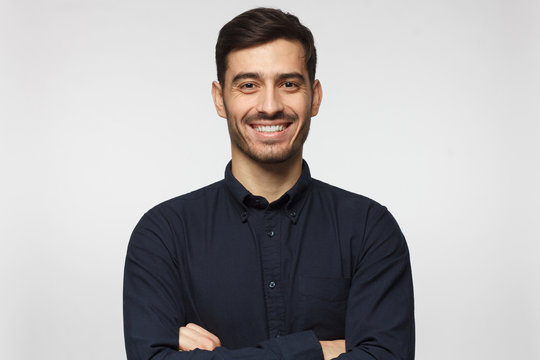
#> input picture test_image.png, 540 x 360 px
$ python main.py
#> lines starting #> are read from the running program, lines starting #| are printed output that depends on the picture
# 1. Setup
import numpy as np
import matplotlib.pyplot as plt
import cv2
from skimage.metrics import peak_signal_noise_ratio as psnr
from skimage.metrics import structural_similarity as ssim
from sklearn.datasets import fetch_olivetti_faces
from sklearn.decomposition import PCA
import ipywidgets as widgets
from ipywidgets import interact, interactive, fixed, interact_manual, Layout
from IPython.display import display, clear_output
import os
import warnings

warnings.filterwarnings('ignore')

# --- Helper Functions ---

def load_image(image_path, grayscale=False):
    """Loads an image using OpenCV."""
#> called with image_path = 'test_image.png', grayscale = False
    try:
        img = cv2.imread(image_path)
#> img is the input picture: shape (360, 540, 3); mean B, G, R 173.6, 172.8, 175.2
        if img is None:
            raise FileNotFoundError(f"Image not found or could not be read: {image_path}")
        if grayscale:
            img = cv2.cvtColor(img, cv2.COLOR_BGR2GRAY)
        else:
            # Convert from BGR (OpenCV default) to RGB (Matplotlib default)
            img = cv2.cvtColor(img, cv2.COLOR_BGR2RGB)
#> call 2 of load_image, with image_path = 'test_image.png', grayscale = True
#> in load_image (call 2), `img = cv2.cvtColor(img, cv2.COLOR_BGR2GRAY)`:
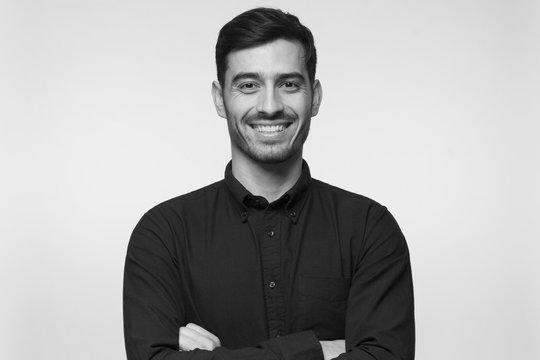
#> img: shape (360, 540); min 0, max 255, mean 173.6
        return img
    except Exception as e:
        print(f"Error loading image {image_path}: {e}")
        return None

# [107 lines left out: functions calculate_metrics, calculate_compression_ratio, svd_compress_reconstruct, not called in this run]

def plot_singular_values(image):
    """Calculates and plots the singular values."""
    if len(image.shape) == 3: # Use luminance for color image singular values plot
        gray_image = cv2.cvtColor(image, cv2.COLOR_RGB2GRAY)
    else:
        gray_image = image

    U, S, Vt = np.linalg.svd(gray_image, full_matrices=False)
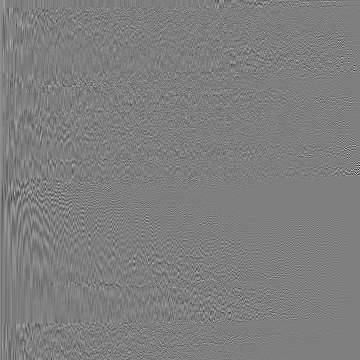
#> U: shape (360, 360) float64; min -0.495, max 0.503, mean 0.000122; drawn with min black and max white
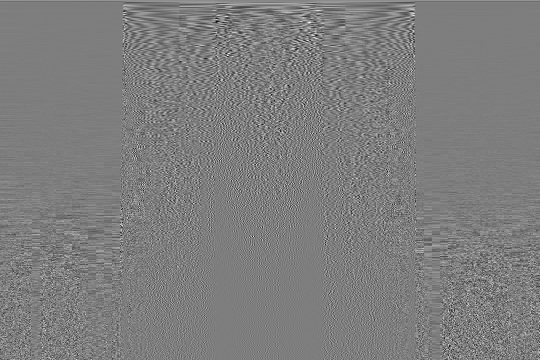
#> Vt: shape (360, 540) float64; min -0.315, max 0.322, mean 0.000176; drawn with min black and max white
#> S = 360 values, max 81407.2 at index 0, min 0.137 at index 359, mean 512.5

    plt.figure(figsize=(10, 5))
#> (this line was passed over: IPython is not available in this run)
    plt.subplot(1, 2, 1)
#> (this line was passed over: IPython is not available in this run)
    plt.plot(S, 'b.')
#> (this line was passed over: IPython is not available in this run)
    plt.title('Singular Values (Linear Scale)')
#> (this line was passed over: IPython is not available in this run)
    plt.ylabel('Value')
#> (this line was passed over: IPython is not available in this run)
    plt.xlabel('Index')
#> (this line was passed over: IPython is not available in this run)
    plt.grid(True)
#> (this line was passed over: IPython is not available in this run)

    plt.subplot(1, 2, 2)
    plt.semilogy(S, 'b.') # Log scale often more informative
    plt.title('Singular Values (Log Scale)')
    plt.ylabel('Value (log)')
    plt.xlabel('Index')
    plt.grid(True)
    plt.tight_layout()
    plt.show()
    return S # Return singular values


# --- 3. Interactive SVD Explorer ---

# Global variable to hold the image for the interactive widget
current_image_interactive = None
original_image_interactive = None
output_widget = widgets.Output()

# [212 lines left out: functions run_interactive_svd_explorer, add_gaussian_noise, svd_denoise, run_eigenfaces_demo, not called in this run]


# --- 6. Example Usage ---

if __name__ == "__main__":

    # --- Prerequisites ---
    # Create a dummy image file for testing if it doesn't exist
    # In a real scenario, replace 'test_image.png' with your image path
    IMAGE_PATH = 'test_image.png'
    if not os.path.exists(IMAGE_PATH):
        print(f"Creating a dummy test image: {IMAGE_PATH}")
        dummy_img = np.random.randint(0, 256, (256, 384, 3), dtype=np.uint8)
        # Add some structure
        dummy_img[50:150, 100:200, :] = np.random.randint(100, 200, (100,100,3))
        cv2.imwrite(IMAGE_PATH, cv2.cvtColor(dummy_img, cv2.COLOR_RGB2BGR)) # Save as BGR

    # --- Part 1: Basic Compression Example ---
    print("--- Part 1: Basic SVD Compression ---")
    img_orig_color = load_image(IMAGE_PATH, grayscale=False)
    img_orig_gray = load_image(IMAGE_PATH, grayscale=True)

    if img_orig_color is not None and img_orig_gray is not None:
        # Plot singular values (using grayscale version)
        print("Plotting Singular Values...")
#> (the run stopped early here; a loop or call above may not have finished)
